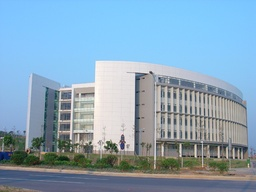
#> input picture MoireTest/1.jpg, 256 x 192 px, shrunk from 1000 x 750 before the run
$ python dealjpg.py
#> lines starting #> are read from the running program, lines starting #| are printed output that depends on the picture; after the words box and inside, x2 and y2 are one past the last pixel; in counts of white or black regions, pixels touching at a corner belong together
"""=========================================================================================
Date   :  2020.03.20
Author :  玩具反斗星
WeChat :  SCNU20172321114
Note   ： 1、本程序用于莫尔条纹的精确检测与计数。
          2、请确保运行环境正确，在运行前请先测试图像是否清晰。
          3、本程序针对的对象为与水平成-45°≤α≤45°的莫尔条纹的竖直运动。
          4、莫尔条纹与水平面成倾斜角越接近45°越好（防止数据溢出），但是不能超过45°。
          5、坐标转换说明： (x,y) = (j,-i) 。条纹位于(x,y)系的第四象限内。

How To Set Parameters:
          1.按下1、2、3或4分别进入参数1、2、3、4的设置
            (去噪等级，自适应区间范围，自适应偏移量)
          2.进入设置后按下+或-调整参数大小
            (控制台会有提示)
          3.随时可以按Esc退出。当图片大小合适后，按回车完成。
========================================================================================="""

'''设置头文件和参数'''
import numpy as np
from numpy import array
import cv2

jpgfile = '1.jpg'
nl, rgs, ecs, kewd = 4, 37, 13, 0
# 去噪等级noise level,自适应区间范围ranges,自适应偏移量excursion,开运算核宽kernel width
rsp = 3  # 拟合预留像素reserved pixel
'''======================================================================================'''

'''定义函数'''
'''1,转化为灰度图；2,去椒盐噪声。'''


def gg(filename):  # get gray(salt and pepper noise)
    """
    输入文件名，提取灰度数据并去除椒盐噪声。输出图片的灰度。第二参数必须为奇数
    """
#> called with filename = '1.jpg'
    im = cv2.imread(filename)  # 读取图片文件
#> im is the input picture: shape (192, 256, 3); mean B, G, R 186, 165, 135.8
    im = cv2.cvtColor(im, cv2.COLOR_RGB2GRAY)  # 转化为灰度图
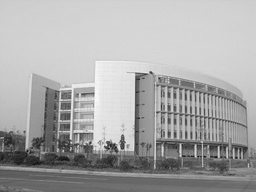
#> im: shape (192, 256); min 17, max 250, mean 167.9
    im = cv2.medianBlur(im, 2 * nl + 1)  # 去椒盐噪声
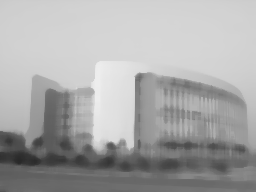
#> im: shape (192, 256); min 40, max 237, mean 168
    return im


'''3,直方图均衡化；4，图像二值化。'''


def ib(im, Get_equalizeHist=0):  # image binaryzation
    """
    输入图片1，均衡化并进行局部阈值自适应的图像二值化,输出图片1。
    或者再次处理图片1，进行局部阈值自适应的图像二值化,输出图片1和2。
    """
#> called with Get_equalizeHist = 0
    ibim1 = cv2.equalizeHist(im)
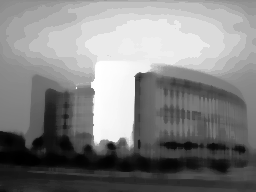
#> ibim1: shape (192, 256); min 0, max 255, mean 130.1
    # im = cv2.threshold(im,0,255,cv2.THRESH_BINARY+cv2.THRESH_OTSU) # 非区域自适应
    ibim1 = cv2.adaptiveThreshold(
        ibim1, 255, cv2.ADAPTIVE_THRESH_GAUSSIAN_C, cv2.THRESH_BINARY, rgs * 2 + 1, ecs)
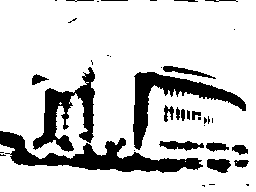
#> ibim1: shape (192, 256); 81.8% white; 39 black regions (20 under 20 px), largest, box (x1, y1, x2, y2) and area: (0, 131, 203, 173) 3039, (133, 72, 246, 150) 2256, (33, 67, 95, 152) 2013
#> (key Esc is pressed here)
    # 说明：第2、3个参数：阈值（此处用Otsu确定）和像素的目标灰度，rgs*2+1是保证其为奇数
    # Binary：二值化，Otsu：最大类间方差法
    kernel = np.ones((2 * kewd + 1, 2 * kewd + 1), np.uint8)  # 创建开运算的核
    ibim1 = cv2.morphologyEx(ibim1, cv2.MORPH_OPEN, kernel)  # 开运算
    if Get_equalizeHist == 0:
        return ibim1
    else:
        ibim2 = cv2.adaptiveThreshold(
            im, 255, cv2.ADAPTIVE_THRESH_GAUSSIAN_C, cv2.THRESH_BINARY, rgs * 2 + 1, ecs)
        ibim2 = cv2.morphologyEx(ibim2, cv2.MORPH_OPEN, kernel)  # 开运算
        return ibim1, ibim2


'''5,图像细化。'''  # Zhang-Suen算法


def ts(im, pixel=2, kewd2=kewd):  # thining step
    """
    输入一张灰度图，开始提取莫尔条纹的骨架。输出骨架的中间部分，裁剪一定像素。
    """
#> called with pixel = 0, kewd2 = 0
    kernel2 = np.ones((2 * kewd2 + 1, 2 * kewd2 + 1), np.uint8)  # 创建膨胀核
    im = cv2.dilate(im, kernel2)  # 膨胀
    delstep = [1, 1]  # 该变量用于指示循环是否继续。当[0,0]时，结束循环。
    step = 1  # 该变量用于指示当前标记点为步骤1还是步骤2
    # im[0,:]=im[im.shape[0]-1,:]=im[:,0]=im[:,im.shape[1]-1]=255 # cdt1若取到1，可加边框骨架。
    while (delstep != [0, 0]):  # 只有当delstep1&2都结束才停止细化
        #   for ii9 in range(200):
        step = 3 - step  # 1:step1, 2:step2
        delstep[step - 1] = 0  # 继续循环指示归0
        im0 = im / 255  # 在im0判据板上判断，在im标记板上确定是否删除
        countdelpoint = 0  # 计数
        countpixel = 0
        jump = 0
        for i in range(im0.shape[0]):
            if (i * (i - im0.shape[0] + 1)) == 0:
                continue
            for j in range(im0.shape[1]):
                countpixel += 1
                if (j * (j - im0.shape[1] + 1)) * (im0[i][j]) == 0:
                    jump += 1
                    continue
                '''判断四个条件:condition1~4'''
                [[p9, p2, p3], [p8, p1, p4], [p7, p6, p5]] = im0[i - 1:i + 2, j - 1:j + 2]
                pdata = [p2, p3, p4, p5, p6, p7, p8, p9]  # 将外围数据储存在pdata数组中
                cdt1 = 1 if 1 <= (sum(pdata)) <= 6 else 0
                cdt2 = 1 if (sum((1 - pdata[x - 1]) * pdata[x] for x in range(8))) == 1 else 0
                cdt3 = 1 - (p2 * p4 * pdata[2 + 2 * step])
                cdt4 = 1 - (p6 * p8 * pdata[4 - 2 * step])
                '''是否删除？'''
                cdt0 = cdt1 * cdt2 * cdt3 * cdt4  # cdt0=1的点符合条件，需要标记
                if cdt0 == 1:
                    countdelpoint += 1
                    im[i][j] = 0  # 在im标记板上确定是否删除
                    delstep = [1, 1]  # 触发继续循环指示
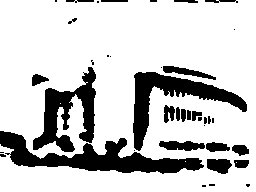
#> im: shape (192, 256); 78.9% white; 39 black regions (19 under 20 px), largest, box (x1, y1, x2, y2) and area: (0, 131, 204, 174) 3382, (133, 72, 247, 151) 2475, (33, 67, 96, 152) 2298
#> after the loop, countdelpoint = 1384; countpixel = 48640; jump = 9223
        cv2.imshow('pic0', im0)
        cv2.waitKey(0)
    im0 = im[pixel - 1:im.shape[0] - 2 * pixel - 1, pixel - 1:im.shape[1] - 2 * pixel - 1]  # 边框截取
    return im0


'''6,图像选点；7,最小二乘法拟合。'''


# [57 lines left out: function cf, not called in this run]


'''8,平均斜率与条纹间距；9,两个图之间的最小位移。'''


# [19 lines left out: function dtit, not called in this run]


'''调整参数'''


def set_parameters(filename, param_weight=[1, 1, 2, 1]):
    """
    输入图像，调节的权重，开始调参。直接改变参数值，因此无返回值。
    """
    global nl, rgs, ecs, kewd
    img = gg(filename)  # 灰度化，去噪
    img = ib(img)  # 均衡化，二值化
    params = [nl, rgs, ecs, kewd]
    print('originparams=[{},{},{},{}]'.format(nl, rgs, ecs, kewd))
    OKset = 0
    while (OKset == 0):
        cv2.imshow('image', img)
        k = cv2.waitKey(0)
        if k == 27:  # wait for ESC key to exit
            cv2.destroyAllWindows()
            OKset = 1
            break
        elif k == 13:  # Set parameters: OK
            cv2.imwrite('{}.jpg'.format(params), img)
            OKset = 1
            cv2.destroyAllWindows()
            print('Last parameters:', params)
            break
        elif k in [49, 50, 51, 52]:  # ord('1','2','3','4')
            numpara = k - 49
            paramtext = [' NoiseLevel', '   Ranges  ', ' Excursion ', 'KernelWidth']
            print('====set===', paramtext[numpara], '====')
            continue
        elif k in [43, 45]:  # ord('+','-')
            dvalue = 44 - k  # -1 or 1
            params[numpara] = params[numpara] + dvalue * param_weight[numpara]
            nl, rgs, ecs, kewd = params  # 参数重新赋值
            img = gg(filename)  # 灰度化，去噪
            img = ib(img)  # 均衡化，二值化
            print('parameters:', params)
        else:
            continue


'''======================================================================================'''

'主函数'


def main():
    """
    提取图片源
    按步骤执行，并输出图片
    """
    set_parameters(jpgfile)
    im1 = gg(jpgfile)
    im2 = ib(im1)
    cv2.imwrite('2-01.jpg', im2)
    im2 = ts(im2, 0)
    cv2.imwrite('2-02.jpg', im2)
    # cv2.imwrite('2-1.jpg',im2[1])
    # set_parameters(im1,[1,1,1])


'主程序'
if __name__ == '__main__':
    main()
